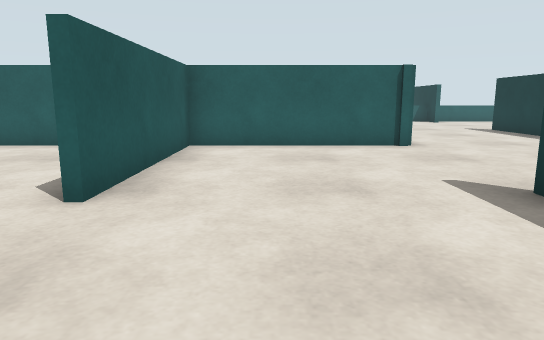
view 1 (above)

18 first-person views from a walk through a robot-simulator world made for Webots. The camera is 0.1 m above the floor, tilts 10° down and sees 70° across. The floor is counted in squares, 0.1 m on a side. Each view is taken from the middle of a square. On the plan, view 1 faces up. The plan holds only what a view shows up to about 14 squares ahead; the rest is blank. The place goes on beyond the plan. The robots in the file are not drawn.

view 2
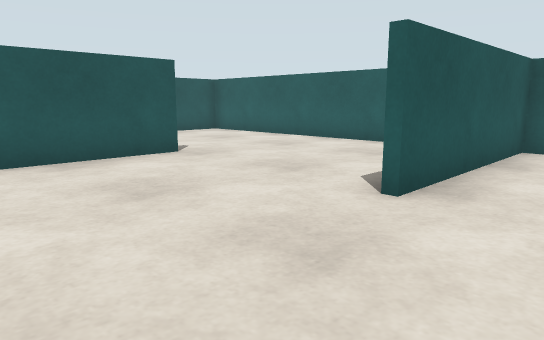

view 3
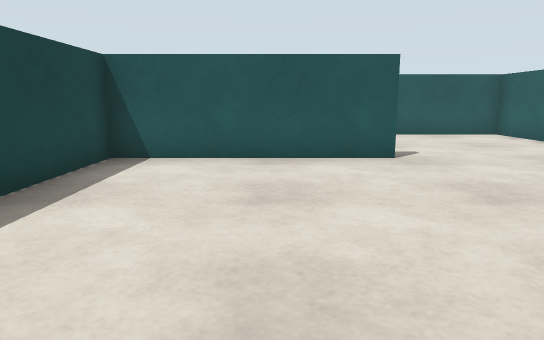

view 4
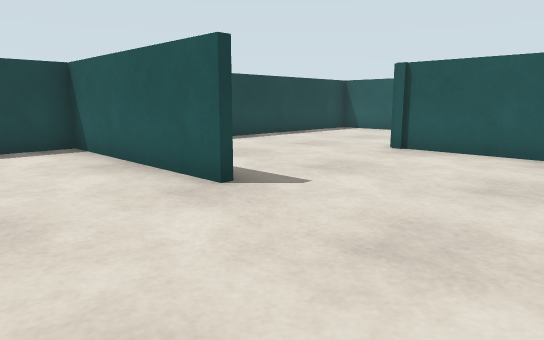

view 5
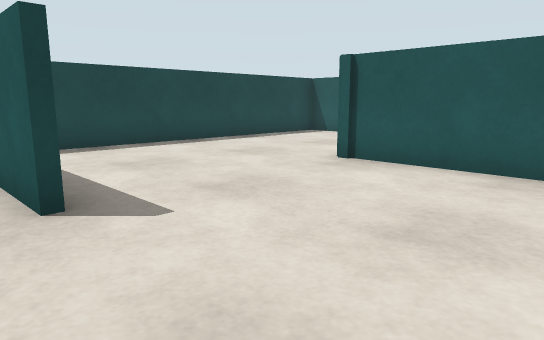

view 6
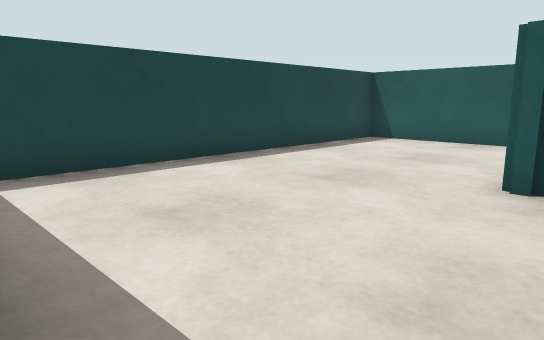

view 7
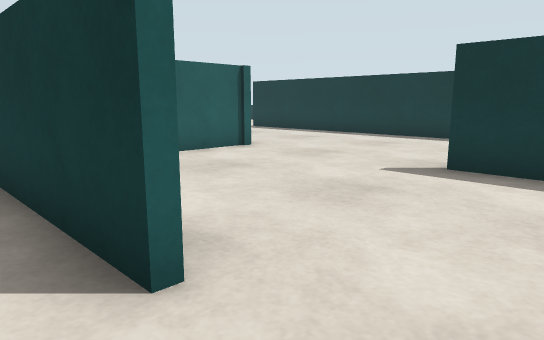

view 8
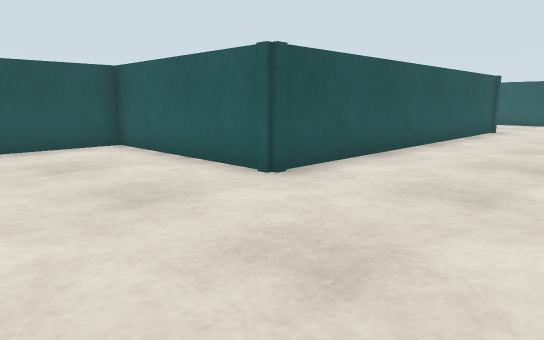

view 9
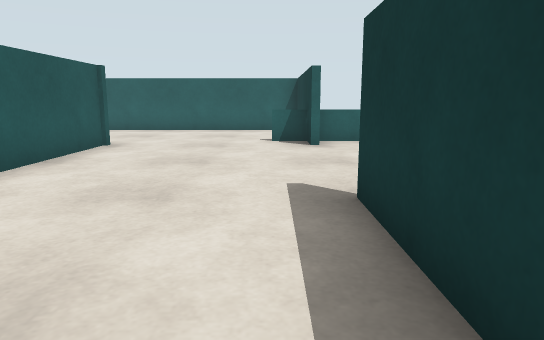

view 10
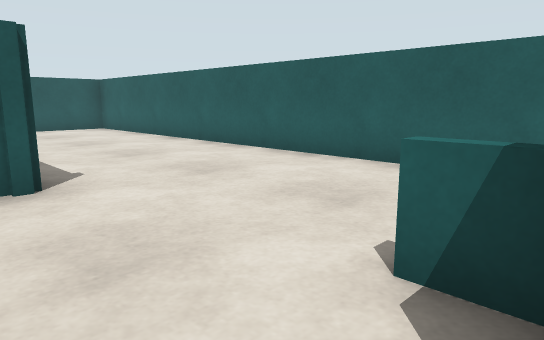

view 11
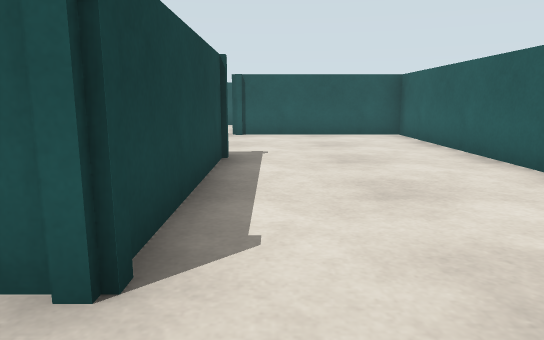

view 12
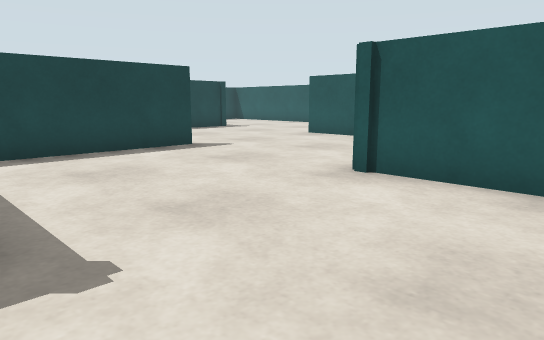

view 13
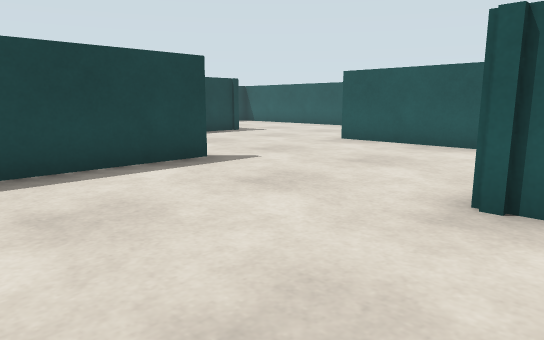

view 14
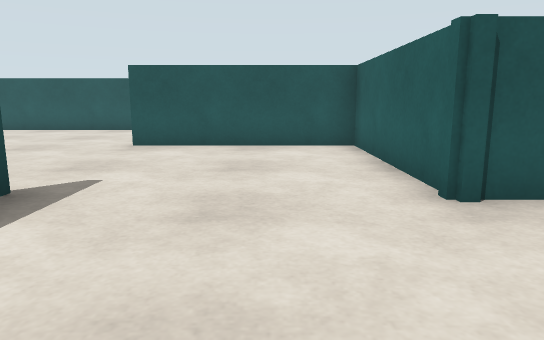

view 15
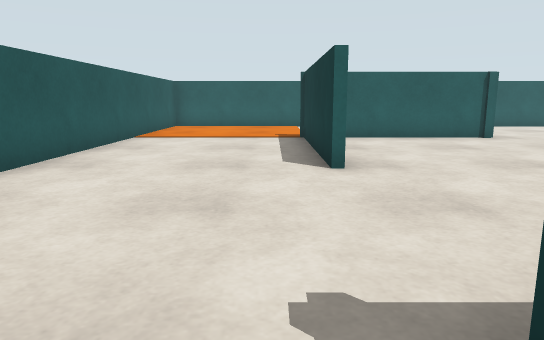

view 16
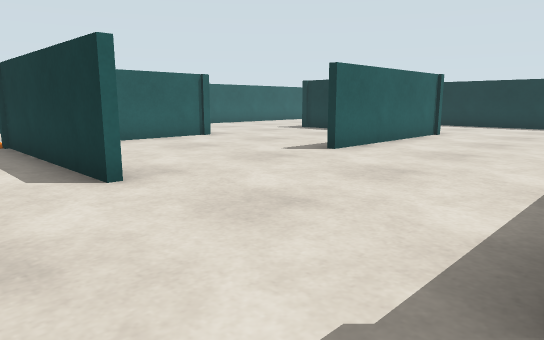

view 17
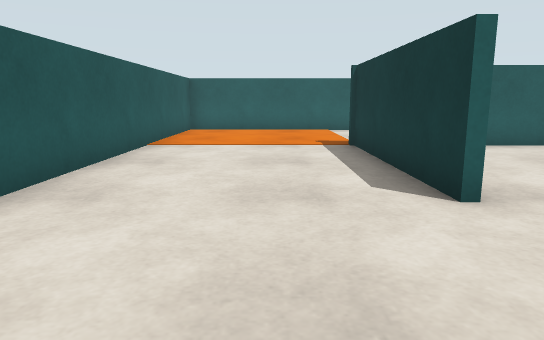

view 18
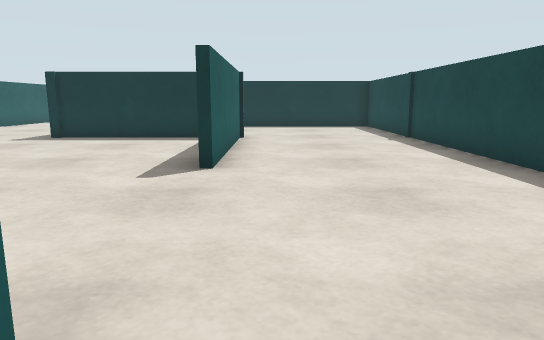

### Floor plan
Key: @ floor where view 1 was taken; # wall or solid block; . floor; = window, fence, low wall or low ledge; O other object.
Columns run from 17 left of view 1 to 8 right of it. Each row starts with its distance up from view 1.
 24 #######   ################
 23 #.....    #..............#
 22 #.....    #..............#
 21 #.....    #..............#
 20 #.....    #.............=#
 19 #....######....######....#
 18 #....#.........#    #.....
 17 #....#.........#    #....
 16 #....#.........#    #....
 15 #....#.........#    #....
 14 #....#....######... #.....
 13 #...................#....O
 12 #...................#....O
 11 #.................. #....O
 10 #.................. #....O
  9 #... ################....O
  8 #.  .#........ #.........O
  7 #    #........ #.........O
  6      #.........#.........O
  5      #.........#.........
  4      #....#....#....#
  3  .........#.........#
  2  .........#.........
  1  .........#......
  0  .........#..... @
 -1 ##############

Positions as (right, up) in squares from view 1, and headings:
1: (0, 0), facing up
2: (0, 0), facing up-left
3: (0, 2), facing left
4: (-4, 8), facing down-left
5: (-6, 8), facing down-left
6: (-7, 5), facing down-left
7: (-3, 2), facing up-right
8: (7, 5), facing up-left
9: (7, 10), facing up
10: (8, 18), facing up-left
11: (5, 20), facing left
12: (-2, 22), facing down-left
13: (-3, 20), facing down-left
14: (-3, 17), facing left
15: (-13, 8), facing up
16: (-14, 9), facing up-right
17: (-14, 10), facing up
18: (-13, 13), facing right
